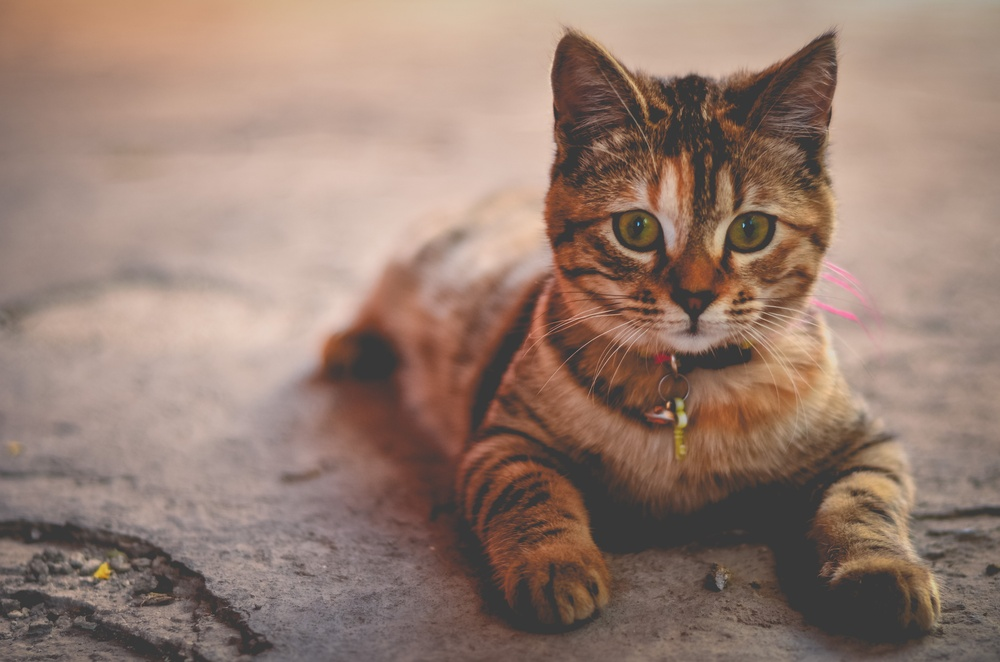
#> input picture images/cat.jpg, 1000 x 662 px, shrunk from 4928 x 3264 before the run, found by its file name
$ python detect_cat_face.py
#> lines starting #> are read from the running program, lines starting #| are printed output that depends on the picture; after the words box and inside, x2 and y2 are one past the last pixel; in counts of white or black regions, pixels touching at a corner belong together
import cv2

# load the input image and convert it to grayscale
image = cv2.imread('images/cat.jpg')
#> image is the input picture: shape (662, 1000, 3); mean B, G, R 112.9, 125.1, 150
gray = cv2.cvtColor(image, cv2.COLOR_BGR2GRAY) # Converts image from BGR to GRAY color space
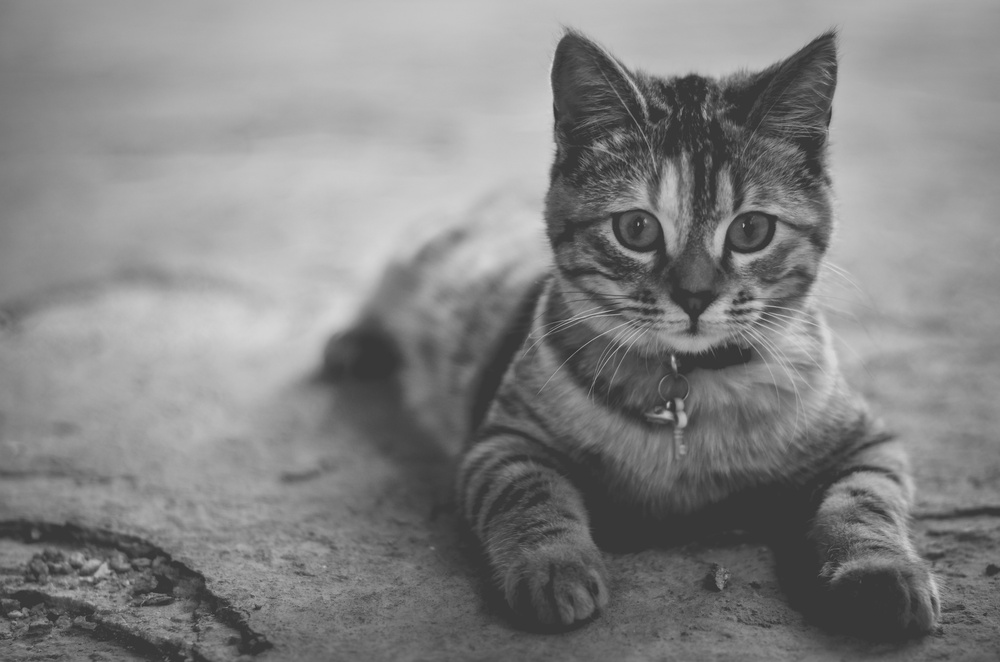
#> gray: shape (662, 1000); min 45, max 218, mean 131.1

# load the cat detector Haar cascade, then detect cat faces
# in the input image
detector = cv2.CascadeClassifier('cascade/haarcascade_frontalcatface.xml')
rects = detector.detectMultiScale(gray, 1.3, 5)
#> rects = [[659, 286, 70, 70]]

# loop over the cat faces and draw a rectangle surrounding each
for (i, (x, y, w, h)) in enumerate(rects):
    cv2.rectangle(image, (x, y), (x + w, y + h), (0, 0, 255), 2)
    cv2.putText(image, "Cat #{}".format(i + 1), (x, y - 10),
                cv2.FONT_HERSHEY_SIMPLEX, 0.55, (0, 0, 255), 2)
#> this loop made 1 pass
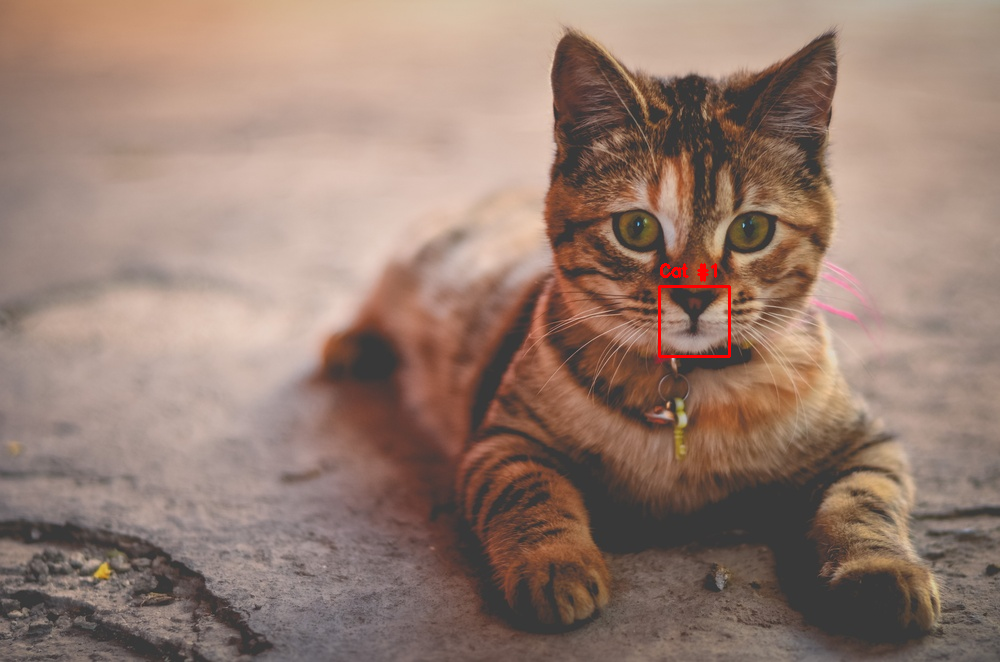
#> image: shape (662, 1000, 3); 0.19% of pixels changed, all inside (x1, y1, x2, y2) = (658, 263, 731, 358)

# show the detected cat faces
cv2.imshow("Cat Faces", image)
cv2.waitKey(0)
